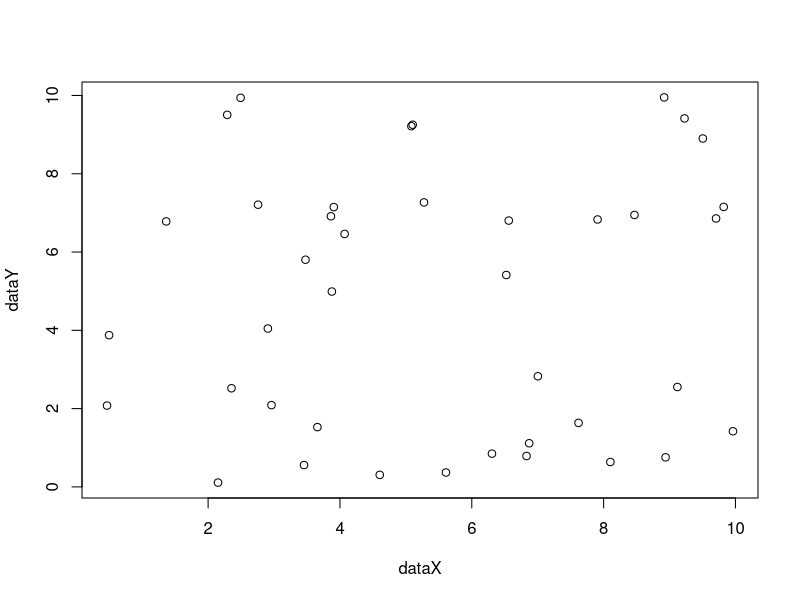

This chart was generated by the following R code: (Note: this script raises an error after producing the figure.)
dataX <- runif(40,min<-0, max<-10)
dataY <- runif(40,min<-0, max<-10)
plot(dataX,dataY)
class < rep("B",40)
class[dataX>2.5 & dataX<4.5] <- "A"
data <- data.frame(dataX, dataY, class)
plot(dataX, dataY, col=ifelse(class=="A","red","blue"),pch=16)

#model <- svm(class ~ dataY+dataX,data, kernel="radial", gamma=2 , cost=2)
#plot(model,data=data)

#better model

tunedModel <- tune(svm,class ~ dataY+dataX , data=data, kernel="radial", ranges=list(cost=c(0.01,0.1,1,10,100), gamma=c(0.01,0.1,1,10)))
bestmodel<- tunedModel$best.model

plot(bestModel,data=data)

predict(bestModel,data.frame(dataX=10,dataY=8))